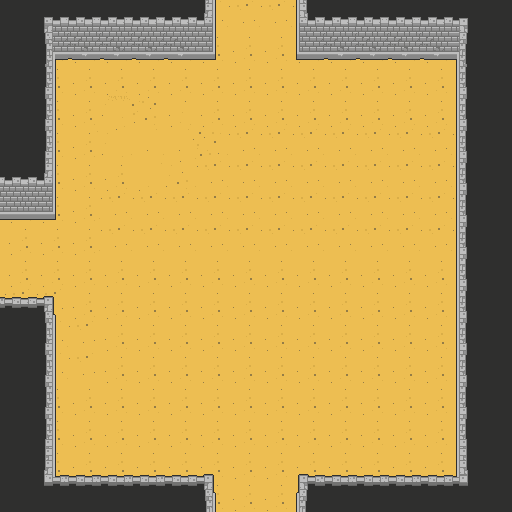

A level layout from a 2D game, rendered from its tile map. Below: a short description, then the map file with its tile-grid data intact:
An orthogonal 16x16 tile map with 32x32 px tiles, 3 tile layers (BackGround, Ground, Walls1), 2 tilesets and 14 objects (10x Wall, 3x Warp, Player).

<map version="1.4" tiledversion="2020.08.05" orientation="orthogonal" renderorder="right-down" width="16" height="16" tilewidth="32" tileheight="32" infinite="0" nextlayerid="6" nextobjectid="36">
 <editorsettings>
  <export target="." format="json" />
 </editorsettings>
 <tileset firstgid="1" source="Arena.tsx" />
 <tileset firstgid="273" source="Dungeon.tsx" />
 <layer id="1" name="BackGround" width="16" height="16">
  <data encoding="csv">
18,18,18,18,18,18,18,18,18,18,18,18,18,18,18,18,
18,18,18,18,18,18,18,18,18,18,18,18,18,18,18,18,
18,18,18,18,18,18,18,18,18,18,18,18,18,18,18,18,
18,18,18,18,18,18,18,18,18,18,18,18,18,18,18,18,
18,18,18,18,18,18,18,18,18,18,18,18,18,18,18,18,
18,18,18,18,18,18,18,18,18,18,18,18,18,18,18,18,
18,18,18,18,18,18,18,18,18,18,18,18,18,18,18,18,
18,18,18,18,18,18,18,18,18,18,18,18,18,18,18,18,
18,18,18,18,18,18,18,18,18,18,18,18,18,18,18,18,
18,18,18,18,18,18,18,18,18,18,18,18,18,18,18,18,
18,18,18,18,18,18,18,18,18,18,18,18,18,18,18,18,
18,18,18,18,18,18,18,18,18,18,18,18,18,18,18,18,
18,18,18,18,18,18,18,18,18,18,18,18,18,18,18,18,
18,18,18,18,18,18,18,18,18,18,18,18,18,18,18,18,
18,18,18,18,18,18,18,18,18,18,18,18,18,18,18,18,
18,18,18,18,18,18,18,18,18,18,18,18,18,18,18,18
</data>
 </layer>
 <layer id="5" name="Ground" width="16" height="16">
  <data encoding="csv">
132,132,132,132,132,132,132,132,132,132,132,132,132,132,132,132,
132,148,148,148,148,148,148,148,148,148,148,148,148,148,148,148,
132,148,148,148,148,148,148,148,148,148,148,148,148,148,148,148,
132,148,148,137,129,150,148,148,148,148,148,148,148,148,148,148,
132,148,148,133,136,136,145,132,132,132,132,132,132,132,132,132,
148,148,148,148,152,131,132,132,132,132,132,132,132,132,132,132,
148,148,148,132,132,132,132,132,132,132,132,132,132,132,132,132,
148,148,148,132,132,132,132,132,132,132,132,132,132,132,132,132,
148,148,148,148,148,148,148,148,148,148,148,148,148,148,148,148,
132,132,148,148,148,148,148,148,148,148,148,148,148,148,148,148,
132,132,132,148,148,148,148,148,148,148,148,148,148,148,148,148,
132,132,132,148,148,148,148,148,148,148,148,148,148,148,148,148,
148,148,148,148,148,148,148,148,148,148,148,148,148,148,148,148,
148,148,148,148,148,148,148,148,148,148,148,148,148,148,148,148,
148,148,148,148,148,148,148,148,148,148,148,148,148,148,148,148,
148,148,148,148,148,148,148,148,148,148,148,148,148,148,148,148
</data>
 </layer>
 <layer id="3" name="Walls1" width="16" height="16">
  <data encoding="csv">
18,4,34,34,34,34,35,0,0,33,34,34,34,34,6,18,
18,20,28,28,28,28,51,0,0,49,28,28,28,28,22,18,
18,19,0,0,0,0,0,0,0,0,0,0,0,0,17,18,
18,19,0,0,0,0,0,0,0,0,0,0,0,0,17,18,
18,19,0,0,0,0,0,0,0,0,0,0,0,0,17,18,
34,35,0,0,0,0,0,0,0,0,0,0,0,0,17,18,
50,51,0,0,0,0,0,0,0,0,0,0,0,0,17,18,
0,0,0,0,0,0,0,0,0,0,0,0,0,0,17,18,
0,0,0,0,0,0,0,0,0,0,0,0,0,0,17,18,
2,3,0,0,0,0,0,0,0,0,0,0,0,0,17,18,
18,19,0,0,0,0,0,0,0,0,0,0,0,0,17,18,
18,19,0,0,0,0,0,0,0,0,0,0,0,0,17,18,
18,19,0,0,0,0,0,0,0,0,0,0,0,0,17,18,
18,19,0,0,0,0,0,0,0,0,0,0,0,0,17,18,
18,36,37,37,37,37,98,0,0,99,37,37,37,37,38,18,
18,52,53,53,53,53,114,0,0,115,53,53,53,53,54,18
</data>
 </layer>
 <objectgroup id="2" name="Objektebene 1">
  <object id="1" type="Wall" x="32" y="4.333" width="181" height="55" />
  <object id="2" type="Wall" x="0" y="33.3337" width="51.6667" height="183" />
  <object id="10" type="Warp" x="21" y="230.667" width="20" height="60">
   <properties>
    <property name="map" value="Level0.tmx" />
    <property name="target" value="west" />
   </properties>
  </object>
  <object id="15" type="Warp" x="221.333" y="26" width="65" height="22">
   <properties>
    <property name="map" value="Level4.tmx" />
    <property name="target" value="north" />
   </properties>
  </object>
  <object id="16" type="Warp" x="220.333" y="469" width="64" height="21">
   <properties>
    <property name="map" value="Level7.tmx" />
    <property name="target" value="south" />
   </properties>
  </object>
  <object id="17" type="Wall" x="0.16665" y="297.5" width="51.6667" height="183" />
  <object id="18" type="Wall" x="31.5" y="477.5" width="181" height="33" />
  <object id="27" type="Wall" x="297.917" y="1.9165" width="181" height="55" />
  <object id="29" type="Wall" x="457.083" y="40.0835" width="51.6667" height="440" />
  <object id="30" type="Wall" x="298.417" y="478.084" width="181" height="33" />
  <object id="31" type="Player" x="143" y="369">
   <point />
  </object>
  <object id="32" type="Wall" x="192.5" y="-3.16681" width="131.667" height="12.3333" />
  <object id="33" type="Wall" x="191.167" y="506.834" width="131.667" height="12.3333" />
  <object id="34" type="Wall" x="1.8331" y="211.167" width="14.3337" height="90.3333" />
 </objectgroup>
</map>
